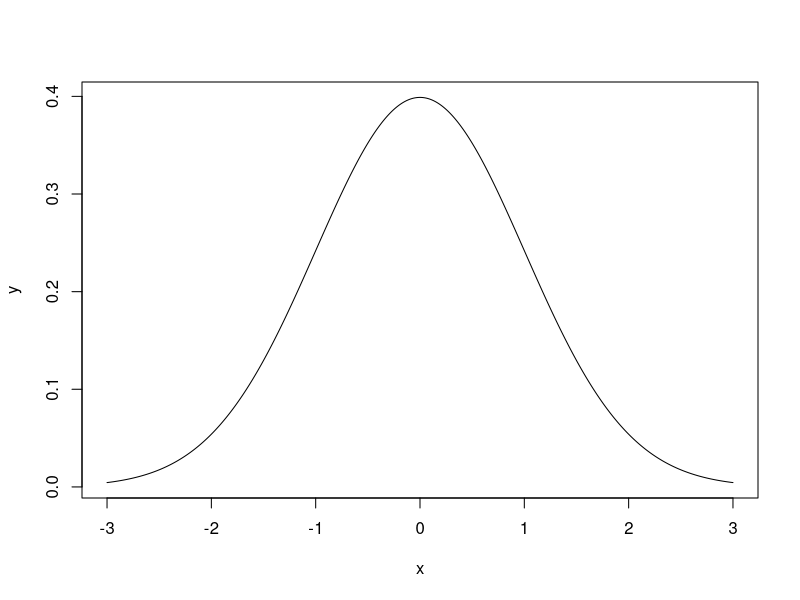

The R script that drew this image:
####################### Probability Density ##################################

x <- seq(-3, 3, .01)
y <- dnorm(x = x, mean = 0, sd = 1)

plot(x, y, type = "l")